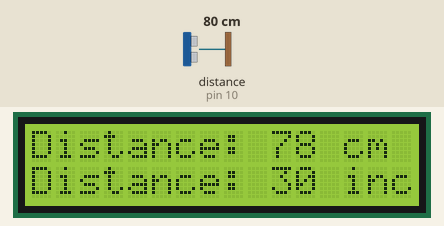
This sketch was run on a simulated Arduino Uno, built with avr-gcc and run on an emulated ATmega328P. Parts: 16×2 character LCD. Wiring (inferred from the names in the program): ultrasonic range finder: trigger pin 9; echo pin 10. Inputs (shaded band) come from the test bench; at power-on: distance to the obstacle (sensor on pin 10) 80 cm. The echo pulse lasts 58.3 µs per cm.

Above: at 1.2 s.
1.3 s: distance to the obstacle (sensor on pin 10) set to 2 cm
At 2.3 s:
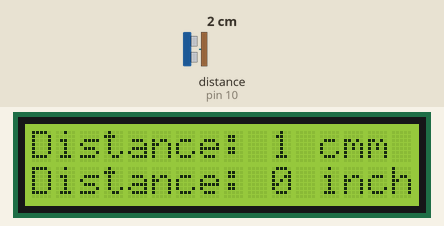
2.8 s: distance to the obstacle (sensor on pin 10) set to 18 cm
At 3.4 s:
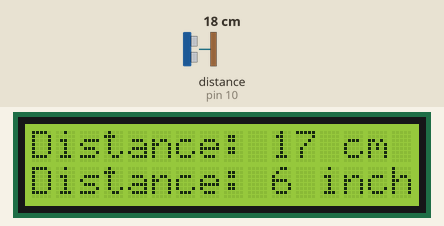
4.3 s: distance to the obstacle (sensor on pin 10) set to 4 cm
At 5.8 s:
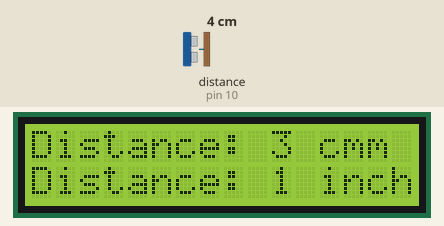
Timing chart, 0 to 7.3 s (numbered marks = the images above; inputs shaded):
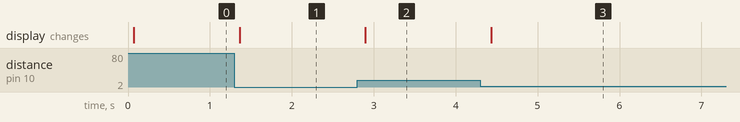

The sketch:

HC-SR04UltrasonicDistanceSensor.ino
```cpp
#include <LiquidCrystal.h>

const int rs = 12, en = 11, d4 = 5, d5 = 4, d6 = 3, d7 = 2;
unsigned long myTime;
LiquidCrystal lcd(rs,en,d4,d5,d6,d7);

const int trigPin = 9;
const int echoPin = 10;

long duration;
int distanceCm;
int distanceInch;


void setup() {

  lcd.begin(16,2);
  pinMode(trigPin, OUTPUT);
  pinMode(echoPin, INPUT);

}

void loop() {

  digitalWrite(trigPin, LOW);
  delayMicroseconds(2);

  digitalWrite(trigPin, HIGH);
  delayMicroseconds(10);
  digitalWrite(trigPin, LOW);

  duration = pulseIn(echoPin, HIGH);

  distanceCm = duration * 0.034/2;
  distanceInch = duration * 0.0133/2;

  lcd.setCursor(0,0);
  lcd.print("Distance: ");
  lcd.print(distanceCm);
  lcd.print(" cm");

  lcd.setCursor(0,1);
  lcd.print("Distance: ");
  lcd.print(distanceInch);
  lcd.print(" inch");

  delay(250);

}
```

Measured:
- after the input at 1.3 s, the display: changes after 0.07 s (image 1)
- after the input at 2.8 s, the display: changes after 0.10 s (image 2)
- after the input at 4.3 s, the display: changes after 0.13 s (image 3)
